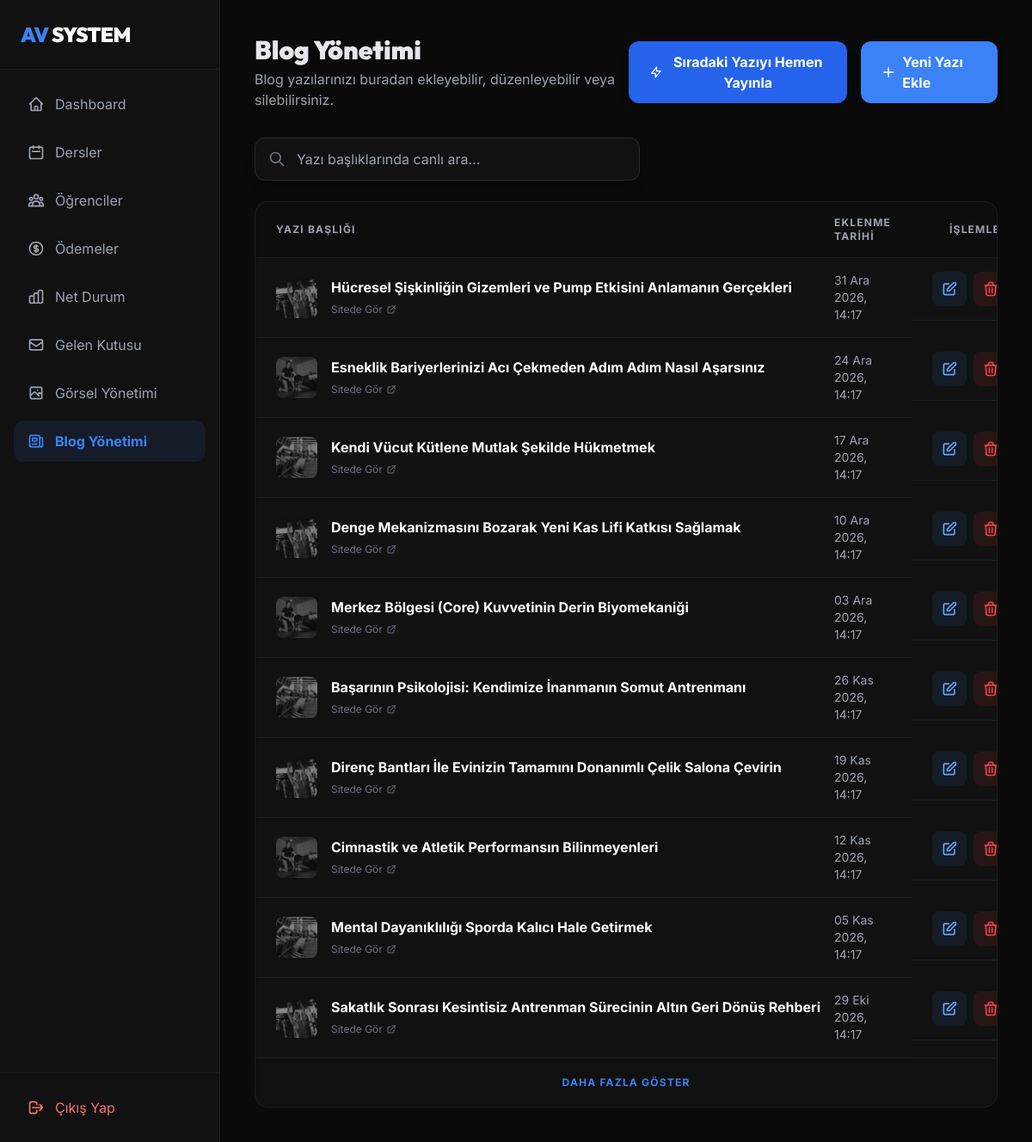
Screenshot of /panel/blog/ (signed in) with the database file from the repository.
### website/models.py (models this page shows, shortened)
class BlogPost(models.Model):
    title = models.CharField(max_length=200, verbose_name="Başlık")
    slug = models.SlugField(max_length=200, unique=True, blank=True, verbose_name="SEO URL (Otomatik Dolur)")
    content = models.TextField(verbose_name="Metin/İçerik")
    image = models.ImageField(upload_to='blog/', blank=True, null=True, verbose_name="Kapak Görseli")
    created_at = models.DateTimeField(auto_now_add=True, verbose_name="Yazılma Tarihi")
    @property
    def display_image_url(self):
        if self.image:
            return self.image.url
        DEFAULT_IMAGES = [
            "/media/blog_defaults/1.webp",
            "/media/blog_defaults/2.webp",
            "/media/blog_defaults/5.webp",
        ]
        index = (self.id if self.id else len(self.slug)) % len(DEFAULT_IMAGES)
        return DEFAULT_IMAGES[index]
    class Meta:
        ordering = ['-created_at']
        verbose_name = "Blog Yazısı"
        verbose_name_plural = "Blog Yazıları"

### website/views.py (the view)
# urls.py: path('panel/blog/', views.crm_blog_list, name='crm_blog_list'),
@user_passes_test(lambda u: u.is_superuser)
def crm_blog_list(request):
    posts = BlogPost.objects.all().order_by('-created_at')
    return render(request, 'website/crm_blog_list.html', {'posts': posts})

### templates/website/crm_blog_list.html (shortened to what this page needs)
{% extends 'crm/base.html' %}
{% load static %}
{% block content %}
<div class="flex justify-between items-center mb-8">
    <div>
        <h2 class="text-3xl font-heading font-black">Blog Yönetimi</h2>
        <p class="text-gray-400 mt-1">Blog yazılarınızı buradan ekleyebilir, düzenleyebilir veya silebilirsiniz.</p>
    </div>
    <div class="flex gap-4">
        <form method="POST" action="{% url 'crm_blog_publish_next' %}" class="inline"
            onsubmit="return confirm('Sırada bekleyen ilk zamanlanmış yazıyı anında şimdi yayınlamak istediğinize emin misiniz?');">
            <button type="submit"
                class="bg-blue-600 hover:bg-blue-700 text-white font-bold py-3 px-6 rounded-xl transition-all shadow-lg flex items-center gap-2">
                <svg class="w-5 h-5" fill="none" stroke="currentColor" viewBox="0 0 24 24">
                    <path stroke-linecap="round" stroke-linejoin="round" stroke-width="2"
                        d="M13 10V3L4 14h7v7l9-11h-7z"></path>
                </svg>
                Sıradaki Yazıyı Hemen Yayınla
            </button>
        </form>
        <a href="{% url 'crm_blog_create' %}"
            class="bg-accent hover:bg-accent-dark text-white font-bold py-3 px-6 rounded-xl transition-all shadow-lg flex items-center gap-2">
            <svg class="w-5 h-5" fill="none" stroke="currentColor" viewBox="0 0 24 24">
                <path stroke-linecap="round" stroke-linejoin="round" stroke-width="2" d="M12 4v16m8-8H4"></path>
            </svg>
            Yeni Yazı Ekle
        </a>
    </div>
</div>
<div class="mb-6 flex flex-col sm:flex-row gap-4 justify-between">
    <div class="relative w-full max-w-md">
        <input type="text" id="crmSearch" placeholder="Yazı başlıklarında canlı ara..."
            class="w-full bg-secondary border border-white/10 rounded-xl pl-12 pr-4 py-3 text-white focus:outline-none focus:border-accent transition-colors shadow-lg">
        <svg class="w-5 h-5 absolute left-4 top-1/2 transform -translate-y-1/2 text-gray-500" fill="none"
            stroke="currentColor" viewBox="0 0 24 24">
            <path stroke-linecap="round" stroke-linejoin="round" stroke-width="2"
                d="M21 21l-6-6m2-5a7 7 0 11-14 0 7 7 0 0114 0z"></path>
        </svg>
    </div>
</div>
<div class="bg-secondary rounded-2xl border border-white/5 overflow-hidden">
    <table class="w-full text-left border-collapse">
        <thead class="bg-primary/50 text-gray-400 uppercase tracking-widest text-xs">
            <tr>
                <th class="py-4 px-6 border-b border-white/5 font-bold">Yazı Başlığı</th>
                <th class="py-4 px-6 border-b border-white/5 font-bold w-48">Eklenme Tarihi</th>
                <th class="py-4 px-6 border-b border-white/5 font-bold text-right w-48">İşlemler</th>
            </tr>
        </thead>
        <tbody id="postsTableBody">
            {% for post in posts %}
            <tr class="hover:bg-white/5 transition-colors group post-row" data-title="{{ post.title|lower }}">
                <td class="py-4 px-6 border-b border-white/5">
                    <div class="flex items-center gap-4">
                        <img src="{{ post.display_image_url }}" alt=""
                            class="w-12 h-12 rounded-lg object-cover {% if not post.image %}grayscale opacity-50{% endif %}">
                        <div>
                            <p
                                class="font-bold text-white group-hover:text-accent transition-colors line-clamp-1 truncate pr-4">
                                {{ post.title }}</p>
                            <a href="{% url 'blog_detail' post.slug %}" target="_blank"
                                class="text-xs text-gray-500 hover:text-white inline-flex items-center gap-1 mt-1">
                                Sitede Gör
                                <svg class="w-3 h-3" fill="none" stroke="currentColor" viewBox="0 0 24 24">
                                    <path stroke-linecap="round" stroke-linejoin="round" stroke-width="2"
                                        d="M10 6H6a2 2 0 00-2 2v10a2 2 0 002 2h10a2 2 0 002-2v-4M14 4h6m0 0v6m0-6L10 14">
                                    </path>
                                </svg>
                            </a>
                        </div>
                    </div>
                </td>
                <td class="py-4 px-6 border-b border-white/5 text-gray-400 text-sm">
                    {{ post.created_at|date:"d M Y, H:i" }}
                </td>
                <td class="py-4 px-6 border-b border-white/5 text-right space-x-2 flex justify-end">
                    <a href="{% url 'crm_blog_update' post.pk %}"
                        class="w-10 h-10 rounded-lg bg-blue-500/10 hover:bg-blue-500/20 text-blue-400 flex items-center justify-center transition-colors tooltip-wrapper"
                        title="Düzenle">
                        <svg class="w-5 h-5" fill="none" stroke="currentColor" viewBox="0 0 24 24">
                            <path stroke-linecap="round" stroke-linejoin="round" stroke-width="2"
                                d="M11 5H6a2 2 0 00-2 2v11a2 2 0 002 2h11a2 2 0 002-2v-5m-1.414-9.414a2 2 0 112.828 2.828L11.828 15H9v-2.828l8.586-8.586z">
                            </path>
                        </svg>
                    </a>
                    <form method="POST" action="{% url 'crm_blog_delete' post.pk %}" class="inline"
                        onsubmit="return confirm('Bu yazıyı silmek istediğinize emin misiniz?');">
                        <button type="submit"
                            class="w-10 h-10 rounded-lg bg-red-500/10 hover:bg-red-500/20 text-red-500 flex items-center justify-center transition-colors"
                            title="Sil">
                            <svg class="w-5 h-5" fill="none" stroke="currentColor" viewBox="0 0 24 24">
                                <path stroke-linecap="round" stroke-linejoin="round" stroke-width="2"
                                    d="M19 7l-.867 12.142A2 2 0 0116.138 21H7.862a2 2 0 01-1.995-1.858L5 7m5 4v6m4-6v6m1-10V4a1 1 0 00-1-1h-4a1 1 0 00-1 1v3M4 7h16">
                                </path>
                            </svg>
                        </button>
                    </form>
                </td>
            </tr>
            {% empty %}
            <tr>
                <td colspan="3" class="py-12 px-6 text-center text-gray-500 bg-white/5 italic">
                    Henüz hiç blog yazısı eklenmemiş. Yeni Yazı Ekle butonunu kullanarak ilk yazınızı yayınlayın!
                </td>
            </tr>
            {% endfor %}
        </tbody>
    </table>
    <div id="loadMoreBtn"
        class="text-center py-5 cursor-pointer text-accent hover:text-white font-bold uppercase tracking-widest text-xs border-t border-white/5 bg-primary/20 transition-colors"
        style="display: none;">
        Daha Fazla Göster
    </div>
</div>
{% endblock %}

### crm/templates/crm/base.html (style rules this page uses)
body { background-color: #0a0a0a; color: #fff; }

### rows the page displays
BlogPost: title "Hücresel Şişkinliğin Gizemleri ve Pump Etkisini Anlamanın Gerçekleri", created_at "31 Ara 2026, 14:17"
BlogPost: title "Esneklik Bariyerlerinizi Acı Çekmeden Adım Adım Nasıl Aşarsınız", created_at "24 Ara 2026, 14:17"
BlogPost: title "Kendi Vücut Kütlene Mutlak Şekilde Hükmetmek", created_at "17 Ara 2026, 14:17"
BlogPost: title "Denge Mekanizmasını Bozarak Yeni Kas Lifi Katkısı Sağlamak", created_at "10 Ara 2026, 14:17"
BlogPost: title "Merkez Bölgesi (Core) Kuvvetinin Derin Biyomekaniği", created_at "03 Ara 2026, 14:17"
BlogPost: title "Başarının Psikolojisi: Kendimize İnanmanın Somut Antrenmanı", created_at "26 Kas 2026, 14:17"
BlogPost: title "Direnç Bantları İle Evinizin Tamamını Donanımlı Çelik Salona Çevirin", created_at "19 Kas 2026, 14:17"
BlogPost: title "Cimnastik ve Atletik Performansın Bilinmeyenleri", created_at "12 Kas 2026, 14:17"
BlogPost: title "Mental Dayanıklılığı Sporda Kalıcı Hale Getirmek", created_at "05 Kas 2026, 14:17"
BlogPost: title "Sakatlık Sonrası Kesintisiz Antrenman Sürecinin Altın Geri Dönüş Rehberi", created_at "29 Eki 2026, 14:17"
